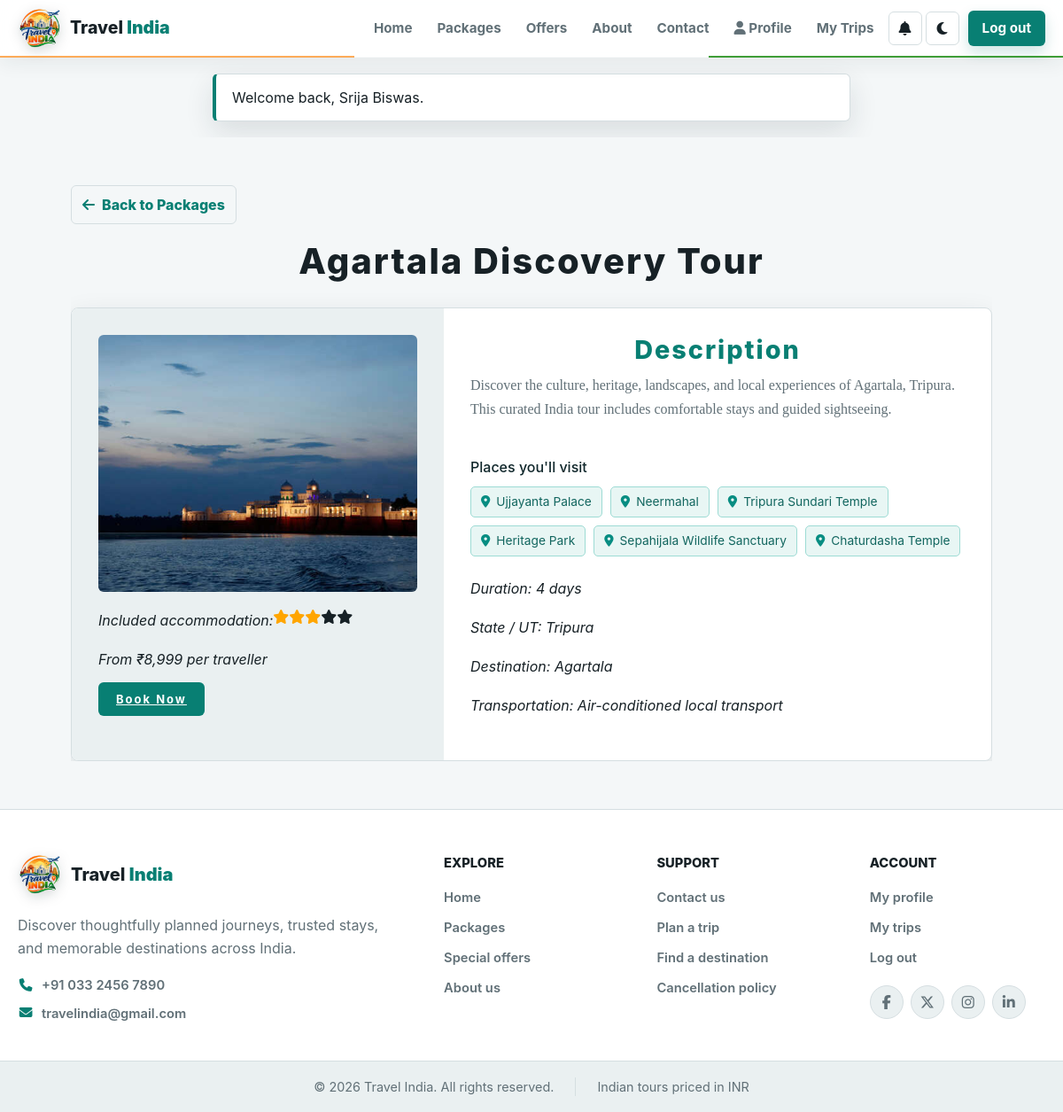
The app's page /view.php?id=55 (signed in) with its own data.
### tables this page shows
CREATE TABLE `packages` (
  `id` int NOT NULL AUTO_INCREMENT,
  `state_id` int DEFAULT NULL,
  `destination_id` int DEFAULT NULL,
  `transport_category_id` int DEFAULT NULL,
  `name` varchar(150) NOT NULL,
  `slug` varchar(160) NOT NULL,
  `destination` varchar(150) NOT NULL,
  `description` text NOT NULL,
  `visit_places` text,
  `image` varchar(255) NOT NULL,
  `price` decimal(10,2) NOT NULL,
  `currency` char(3) NOT NULL DEFAULT 'INR',
  `duration_days` int NOT NULL DEFAULT '3',
  `hotel_rating` tinyint NOT NULL DEFAULT '3',
  `transport` varchar(255) NOT NULL DEFAULT 'Air-conditioned transport',
  `status` varchar(30) NOT NULL DEFAULT 'published',
  `created_at` timestamp NOT NULL DEFAULT CURRENT_TIMESTAMP,
  `updated_at` timestamp NOT NULL DEFAULT CURRENT_TIMESTAMP ON UPDATE CURRENT_TIMESTAMP,
  PRIMARY KEY (`id`),
  UNIQUE KEY `slug` (`slug`)
);

CREATE TABLE `states` (
  `id` int NOT NULL AUTO_INCREMENT,
  `country_id` int DEFAULT NULL,
  `name` varchar(120) NOT NULL,
  `slug` varchar(130) NOT NULL,
  `type` varchar(30) NOT NULL DEFAULT 'state',
  `image` varchar(255) NOT NULL,
  `status` varchar(30) NOT NULL DEFAULT 'active',
  `created_at` timestamp NOT NULL DEFAULT CURRENT_TIMESTAMP,
  PRIMARY KEY (`id`),
  UNIQUE KEY `name` (`name`),
  UNIQUE KEY `slug` (`slug`)
);

### security.php (called while the page is built, shortened)
<?php
function e(mixed $value): string { return htmlspecialchars((string)$value, ENT_QUOTES, 'UTF-8'); }
function inr(mixed $amount): string
{
    $number = number_format((float)$amount, 2, '.', '');
    [$whole, $decimal] = explode('.', $number);
    $lastThree = substr($whole, -3);
    $rest = substr($whole, 0, -3);
    if ($rest !== '') $lastThree = preg_replace('/\B(?=(\d{2})+(?!\d))/', ',', $rest) . ',' . $lastThree;
    return '₹' . $lastThree . ($decimal === '00' ? '' : '.' . $decimal);
}

### view.php (the view, shortened to what this page needs)
<?php
require_once 'security.php';
$id = filter_input(INPUT_GET, 'id', FILTER_VALIDATE_INT);
$package = null;$selectedOffer=null;
try {
    $db = db_connect();
    if ($id) { $statement = $db->prepare("SELECT p.*,s.name state_name,(SELECT AVG(package_rating) FROM booking_reviews r WHERE r.package_id=p.id AND r.status='published') avg_rating,(SELECT COUNT(*) FROM booking_reviews r WHERE r.package_id=p.id AND r.status='published') review_count FROM packages p JOIN states s ON s.id=p.state_id WHERE p.id = ? AND p.status = 'published'"); $statement->bind_param('i', $id); $statement->execute(); $package = $statement->get_result()->fetch_assoc(); }
} catch (Throwable $error) {}
$visitPlaces=array_values(array_filter(array_map('trim',explode(',',(string)($package['visit_places']??'')))));
?>
<!DOCTYPE html><html lang="en"><head><meta charset="UTF-8"><meta name="viewport" content="width=device-width,initial-scale=1">
<title><?php echo e($package['name']); ?> | Travel India</title><link rel="icon" href="img/favicon.jpg?v=1" type="image/jpeg"><link rel="stylesheet" href="css/View.css?v=3"></head><body>
<?php include 'header.php'; ?>
<section id="view-section"><div class="container"><a class="view-back" href="Package.php"><i class="fa-solid fa-arrow-left"></i> Back to Packages</a><h2><?php echo e($package['name']); ?> Tour</h2><div class="view-form">
<div class="book"><img src="<?php echo e($package['image']); ?>" alt="<?php echo e($package['name']); ?>">
<li>Included accommodation: <?php for ($i=1;$i<=5;$i++): ?><span class="fa fa-star<?php echo $i <= (int)$package['hotel_rating'] ? ' checked' : ''; ?>"></span><?php endfor; ?></li>
<li>From <?php echo inr($package['price']); ?> per traveller</li>
<a href="booking.php?package_id=<?php echo (int)$package['id']; ?>" class="submit"><?php echo $selectedOffer?'Book with offer':'Book Now';?></a></div>
<div class="description"><h3>Description</h3><p><?php echo e($package['description']); ?></p><?php if($visitPlaces):?><section class="visit-places" aria-labelledby="visit-places-title"><h4 id="visit-places-title">Places you'll visit</h4><div><?php foreach($visitPlaces as $place):?><span><i class="fa-solid fa-location-dot" aria-hidden="true"></i><?php echo e($place);?></span><?php endforeach;?></div></section><?php endif;?>
<li>Duration: <?php echo (int)$package['duration_days']; ?> days</li><li>State / UT: <?php echo e($package['state_name']); ?></li><li>Destination: <?php echo e($package['destination']); ?></li><li>Transportation: <?php echo e($package['transport']); ?></li>
</div></div></div></section>
<?php include 'footer.php'; ?></body></html>

### css/View.css (style rules this page uses)
body { background-image: url('img/img3.png'); padding: 90px; margin: 0px; font-family: sans-serif; background-color: rgb(248, 230, 248); background-repeat: no-repeat; background-size: 100% 100%; }
.container { width: 85%; height:85%; margin: auto; overflow: hidden; }
#view-section { background: linear-gradient(rgba(0,0,0,0.6),rgba(44, 43, 43, 0.9)),url(../img1.jpg); background-size: cover; background-position: center; height: 100%; width: 100% ; padding-bottom: 2%; }
#view-section .container h2 { text-align: center; text-underline-position: under; background: -webkit-linear-gradient( #0066ff 0%, #66ffff 100%); -webkit-background-clip: text; -webkit-text-fill-color: transparent; letter-spacing: 2px; font-family: 'Times New Roman', Times, serif; font-size: 250%; padding-bottom: 0px; }
#view-section .container p { text-align: center; width: 70%; margin-left: auto; margin-right: auto; padding-bottom: 3%; color: #fff; letter-spacing:2px; font-family: Cambria, Cochin, Georgia, Times, 'Times New Roman', serif; }
.view-form img { padding: 3%; border-radius: 10%; width: 3500px; height:350px; list-style: none; }
.view-form .book img { padding: 3%; border-radius: 10%; width: 350px; height:350px; list-style: none; }
.view-form .book li { position: relative; list-style: none; display: flex; margin: 20px 0; cursor: pointer; align-items: flex-start; color: white; font-style:italic; padding-left:10%; }
.view-form .book li span.checked { color: orange; }
.view-form { display: grid; grid-template-columns: auto auto; }
.view-form .description h3 { text-align: center; text-underline-position: under; background: -webkit-linear-gradient( rgb(252, 155, 252) 0%,rgb(248, 230, 248)100%); -webkit-background-clip: text; letter-spacing: 2px; font-family: 'Times New Roman', Times, serif; font-size: 180%; padding-bottom: 0px; }
.view-form .description li { position: relative; list-style: none; display: flex; margin: 20px 0; cursor: pointer; align-items: flex-start; color: white; font-style:italic; padding-left: 16%; }
.visit-places { margin:26px 8% 24px }
.visit-places h4 { margin:0 0 12px;color:#fff;font-size:1.05rem;letter-spacing:0 }
.visit-places>div { display:flex;flex-wrap:wrap;gap:9px }
.visit-places span { display:inline-flex;align-items:center;gap:7px;padding:8px 11px;border:1px solid rgba(83,213,200,.55);border-radius:5px;background:rgba(6,113,105,.22);color:#fff;font-size:.86rem;font-style:normal;line-height:1.25 }
.visit-places i { color:#53d5c8 }
.submit { width: 40%; background: none; padding: 4px; outline: none; font-size: 13px; font-weight: bold; letter-spacing: 2px; height: 33px; text-align: center; cursor: pointer; letter-spacing: 2px; margin-left: 3%; border:2px solid rgb(190, 190, 190); color: rgb(190, 190, 190); }
.view-back { display:inline-flex;align-items:center;gap:8px;margin:0 0 18px;padding:9px 12px;border:1px solid var(--border,#ccd8da);border-radius:6px;color:var(--brand,#0d8d82);font-weight:800;text-decoration:none }
.view-form .description .visit-places { margin:26px 0 24px }
.view-form .description .visit-places h4 { margin:0 0 12px;color:#10272b;font-family:inherit;font-size:1rem;letter-spacing:0 }
.view-form .description .visit-places>div { display:flex;flex-wrap:wrap;gap:9px }
.view-form .description .visit-places span { display:inline-flex;align-items:center;gap:7px;padding:8px 11px;border:1px solid #9ddbd4;border-radius:5px;background:#e8f6f4;color:#12665f;font-size:.86rem;font-style:normal;line-height:1.25 }
.view-form .description .visit-places i { color:#078d82 }

### records on screen
packages: name "Agartala Discovery", image (picture), hotel_rating 3 (drawn), price "₹8,999", description "Discover the culture, heritage, landscapes, and local experiences of Agartala, Tripura. This curated India tour includes comfortable stays and guided sightseeing.", visit_places "Ujjayanta Palace", visit_places "Neermahal", visit_places "Tripura Sundari Temple", visit_places "Heritage Park", visit_places "Sepahijala Wildlife Sanctuary", visit_places "Chaturdasha Temple", duration_days "4", state.name "Tripura", destination "Agartala", transport "Air-conditioned local transport"

### other values on screen
$_SESSION['flash'] "Welcome back, Srija Biswas."
